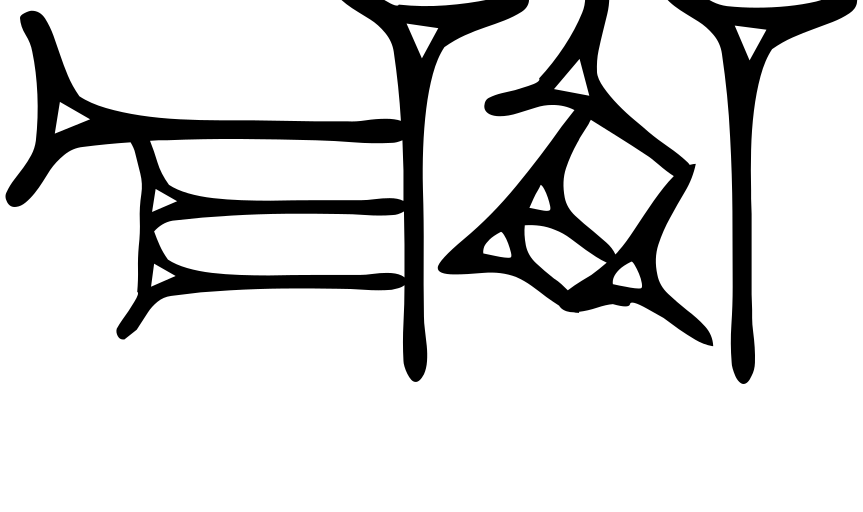
#> input picture prototypes/Esagil/0x120xx/0x12009.png, 863 x 512 px, found by its file name; its folder holds 3 pictures in this run
$ python traceWedges.py ../../prototypes/Esagil/0x120xx/0x12009.png
#> lines starting #> are read from the running program, lines starting #| are printed output that depends on the picture; after the words box and inside, x2 and y2 are one past the last pixel; in counts of white or black regions, pixels touching at a corner belong together
### protosnap_ext/esagil_skeletons/detectWedges.py
"""Flag signs whose form likely changed between fonts, to triage skeleton transfers.

The detector estimates how many wedge heads a glyph contains: wedge heads are the wide triangular
parts of the ink, so erasing everything thinner than a disk (morphological opening, with the disk
sized from the sign's own median stroke width) leaves roughly one blob per head. Absolute counts
are rough, but comparing the SAME detector on the source glyph and the new font's glyph of the
same sign cancels most per-sign bias, so a large count difference is a good hint that the sign's
wedge inventory changed between fonts -- exactly the transfers that need hand review.

Validated on the 148 signs that have skeletons in both Santakku and Assurbanipal: flagging
|difference| >= 2 catches 16 of the 20 signs whose true stroke count differs by >= 2, while
flagging 51 of 148 signs overall. Treat the output as a review shortlist, not ground truth, and
keep the transfer fit-quality metrics as a second net for the misses.

  python protosnap_ext/esagil_skeletons/detectWedges.py triage Esagil
      Writes data/fonts/fontTargets/Esagil_triage.csv, biggest suspected mismatches first.
  python protosnap_ext/esagil_skeletons/detectWedges.py calibrate
      Re-runs the Santakku-vs-Assurbanipal validation above (useful after tuning C_RADIUS).

Run from the repo root.
"""
import os
import sys
from pathlib import Path

import cv2
import numpy as np
import pandas as pd

sys.path.insert(0, str(Path(__file__).resolve().parents[2]))  # repo root, for src imports
from src.utils import crop_img  # noqa: E402

SOURCE_FONT = "Assurbanipal"
FONT_PERIOD = {"Esagil": "Neo-Babylonian", "Santakku": "Old Babylonian",
               "Assurbanipal": "Neo Assyrian", "Ullikummi": "Middle Hittite"}
IMG_SIZE = 512
PAD = 10
C_RADIUS = 1.5   # opening-disk radius, as a multiple of the sign's median stroke half-width
FLAG_AT = 2      # |count difference| at which a sign is flagged for review


def load_processed_glyph(path):
    """Load a glyph and process it like the pipeline does: crop margins, pad, resize to 512."""
    from PIL import Image, ImageOps
    img = Image.open(path).convert("L")
    img, *_ = crop_img(img, is_pil=True)
    img = ImageOps.expand(img, border=PAD, fill=255)
    return np.array(img.resize((IMG_SIZE, IMG_SIZE)))


# [10 lines left out: function count_wedge_heads, not called in this run]


def true_stroke_counts(font):
    return {fn.split("_")[0]: pd.read_csv(f"skeletons/{font}/{fn}")["label"].nunique()
            for fn in os.listdir(f"skeletons/{font}") if fn.endswith("_adf.csv")}


def glyph_path(font, hex_code):
    return f"prototypes/{font}/{hex_code[:5]}xx/{hex_code}.png"


# [65 lines left out: functions detect, gottstein_counts, triage, calibrate, not called in this run]


# [4 lines that do not run on import are left out]

### src/utils.py
import numpy as np
from PIL import Image
from torchvision.transforms import v2
import os

COLORS = ['red', 'blue', 'orange', 'green', 'purple', 'brown', 'pink', 'gray', 'olive', 'cyan']


def find_boundary(ar):
    # find indices of first and last "True" elements
    lar = list(ar)
    start = lar.index(True)
    end = len(lar) - lar[::-1].index(True)
    return start, end


def crop_img(img, is_pil=False):
    if is_pil:
        img = np.array(img)
    has_content = img != 255
    has_content_col = has_content.any(axis=0)
    has_content_row = has_content.any(axis=1)

    cs, ce = find_boundary(has_content_col)
    rs, re = find_boundary(has_content_row)

    if is_pil:
        return Image.fromarray(img[rs:re, cs:ce]), cs, ce, rs, re
    return img[rs:re, cs:ce], cs, ce, rs, re


# [12 lines left out: functions get_path_to_proto, get_proto_img, not called in this run]


def flatten(array_of_arrays):
    return [y for x in array_of_arrays for y in x]

### protosnap_ext/esagil_skeletons/traceWedges.py
"""PROTOTYPE: propose a skeleton for a glyph automatically -- no transfer, no annotation.

Pipeline per sign: detect wedge heads (morphological opening), fit a triangle to each head
(cv2.minEnclosingTriangle) for the three head keypoints, pick the apex corner (the one with ink
continuing beyond it), then extend the tail from the apex along the ink -- re-centering on the
stroke's ridge each step -- until the ink ends or another head begins. Two tails that run toward
each other along the same line (a shared tail) are truncated to meet halfway.

  python protosnap_ext/esagil_skeletons/traceWedges.py Esagil 0x1230b 0x12038 ...
      Writes a proposal image per sign to data/fonts/fontTargets/<font>_proposals/<hex>.png.
      With no hex codes given, processes every sign in data/fonts/fontTargets/<font>/.

Run from the repo root. This is a feasibility prototype: it draws proposals for review, it does
not yet write skeleton CSVs.
"""
import sys
from pathlib import Path

import cv2
import numpy as np

sys.path.insert(0, str(Path(__file__).resolve().parents[2]))
sys.path.insert(0, str(Path(__file__).resolve().parent))
from detectWedges import load_processed_glyph, glyph_path, C_RADIUS  # noqa: E402


def find_heads(ink, min_rel_size=0.5):
    """Opening blobs -> per-head (triangle corners, centroid, label map). The triangle is fitted
    only to the blob region around its widest point, so a surviving piece of tail cannot stretch
    it; blobs much narrower than the sign's dominant head (tail-end bulbs) are rejected."""
    dist = cv2.distanceTransform(ink, cv2.DIST_L2, 5)
    r = max(3, round(C_RADIUS * float(np.median(dist[ink > 0]))))
    kernel = cv2.getStructuringElement(cv2.MORPH_ELLIPSE, (2 * r + 1, 2 * r + 1))
    opened = cv2.morphologyEx(ink, cv2.MORPH_OPEN, kernel)
    n, labels, stats, centroids = cv2.connectedComponentsWithStats(opened)
    raw = []
    for i in range(1, n):
        if stats[i, cv2.CC_STAT_AREA] < r * r:
            continue
        blob = labels == i
        blob_dist = np.where(blob, dist, 0)
        peak = np.unravel_index(np.argmax(blob_dist), blob_dist.shape)
        raw.append((i, peak, blob_dist[peak]))
    if not raw:
        return [], labels, dist
    r_max = max(rh for _, _, rh in raw)
    heads = []
    ys, xs = np.mgrid[0:ink.shape[0], 0:ink.shape[1]]
    for i, (py, px), rh in raw:
        if rh < min_rel_size * r_max:
            continue  # much narrower than the dominant heads: likely a tail-end bulb
        near = (labels == i) & ((ys - py) ** 2 + (xs - px) ** 2 <= (2.2 * rh) ** 2)
        pts = np.argwhere(near)[:, ::-1].astype(np.float32)  # x, y
        _, tri = cv2.minEnclosingTriangle(pts.reshape(-1, 1, 2))
        heads.append({"corners": tri.reshape(3, 2), "centroid": np.array([px, py], float), "id": i})
    return heads, labels, dist


def ink_beyond(ink, corner, direction, probe=25):
    """How much ink lies along `direction` beyond this corner (to find the apex)."""
    steps = np.arange(3, probe)
    pts = corner[None, :] + steps[:, None] * direction[None, :]
    pts = np.round(pts).astype(int)
    valid = (pts[:, 0] >= 0) & (pts[:, 0] < ink.shape[1]) & (pts[:, 1] >= 0) & (pts[:, 1] < ink.shape[0])
    return ink[pts[valid, 1], pts[valid, 0]].sum()


def trace_tail(ink, dist, labels, head, step=2.0, halfwidth=6, max_steps=400):
    """Walk from the apex along the stroke ridge until the ink ends or another head begins."""
    corners, centroid = head["corners"], head["centroid"]
    dirs = [(c - centroid) / (np.linalg.norm(c - centroid) + 1e-6) for c in corners]
    scores = [ink_beyond(ink, c, d) for c, d in zip(corners, dirs)]
    apex_i = int(np.argmax(scores))
    apex, u = corners[apex_i], dirs[apex_i]

    pos = apex.copy()
    perp = np.array([-u[1], u[0]])
    for _ in range(max_steps):
        nxt = pos + u * step
        # re-center on the ridge of the distance transform, perpendicular to travel
        cands = nxt[None, :] + np.arange(-halfwidth, halfwidth + 1)[:, None] * perp[None, :]
        ci = np.round(cands).astype(int)
        ok = (ci[:, 0] >= 0) & (ci[:, 0] < ink.shape[1]) & (ci[:, 1] >= 0) & (ci[:, 1] < ink.shape[0])
        if not ok.any():
            break
        vals = np.where(ok, dist[ci[:, 1].clip(0, ink.shape[0] - 1), ci[:, 0].clip(0, ink.shape[1] - 1)], -1)
        best = int(np.argmax(vals))
        if vals[best] < 1.0:      # ran out of ink: the stroke ends here
            break
        newpos = cands[best]
        li = labels[int(round(newpos[1])), int(round(newpos[0]))]
        if li != 0 and li != head["id"]:
            break                 # ran into another wedge's head
        v = newpos - pos
        nv = np.linalg.norm(v)
        if nv > 1e-6:             # let the direction bend slightly with the stroke
            u = 0.85 * u + 0.15 * (v / nv)
            u /= np.linalg.norm(u)
            perp = np.array([-u[1], u[0]])
        pos = newpos
    return apex_i, pos


def meet_halfway(strokes, angle_cos=-0.9, lateral=12.0):
    """User's rule: two wedges whose tails run toward each other along one line share that line;
    truncate both tails to the midpoint between the two apexes."""
    for i in range(len(strokes)):
        for j in range(i + 1, len(strokes)):
            a, b = strokes[i], strokes[j]
            ua = (a["tail"] - a["apex"]); ub = (b["tail"] - b["apex"])
            na, nb = np.linalg.norm(ua), np.linalg.norm(ub)
            if na < 8 or nb < 8:
                continue
            ua, ub = ua / na, ub / nb
            if np.dot(ua, ub) > angle_cos:
                continue          # not opposing
            off = b["apex"] - a["apex"]
            if abs(np.cross(ua, off)) > lateral:
                continue          # not on the same line
            d = np.dot(off, ua)
            if d < 0 or np.dot(a["tail"] - a["apex"], ua) < d * 0.5:
                continue          # b is not ahead of a, or a's tail stops before halfway anyway
            mid = a["apex"] + ua * (d / 2)
            a["tail"], b["tail"] = mid.copy(), mid.copy()


def propose(gray):
    ink = np.uint8(gray < 128)
    heads, labels, dist = find_heads(ink)
    strokes = []
    for h in heads:
        apex_i, tail = trace_tail(ink, dist, labels, h)
        strokes.append({"corners": h["corners"], "apex": h["corners"][apex_i], "tail": tail})
    meet_halfway(strokes)
    return strokes


def draw(gray, strokes):
    img = cv2.cvtColor(gray, cv2.COLOR_GRAY2BGR)
    colors = [(60, 60, 230), (230, 130, 40), (40, 160, 40), (160, 40, 160),
              (30, 160, 220), (20, 90, 140), (140, 140, 20), (200, 40, 100)]
    for k, s in enumerate(strokes):
        c = colors[k % len(colors)]
        tri = np.round(s["corners"]).astype(int)
        cv2.polylines(img, [tri], True, c, 2)
        for p in tri:
            cv2.circle(img, tuple(p), 4, c, -1)
        cv2.line(img, tuple(np.round(s["apex"]).astype(int)), tuple(np.round(s["tail"]).astype(int)), c, 2)
        cv2.circle(img, tuple(np.round(s["tail"]).astype(int)), 5, c, 2)
    return img


def main(font, hexes):
    out_dir = Path("data/fonts/fontTargets") / f"{font}_proposals"
    out_dir.mkdir(parents=True, exist_ok=True)
    if not hexes:
        hexes = sorted(t.stem for t in Path("data/fonts/fontTargets", font).glob("0x*.png"))
        print(f"No signs given: proposing wedges for all {len(hexes)} signs in data/fonts/fontTargets/{font}")
    for hx in hexes:
        try:
            gray = load_processed_glyph(glyph_path(font, hx))
#> in crop_img, `has_content = img != 255`:
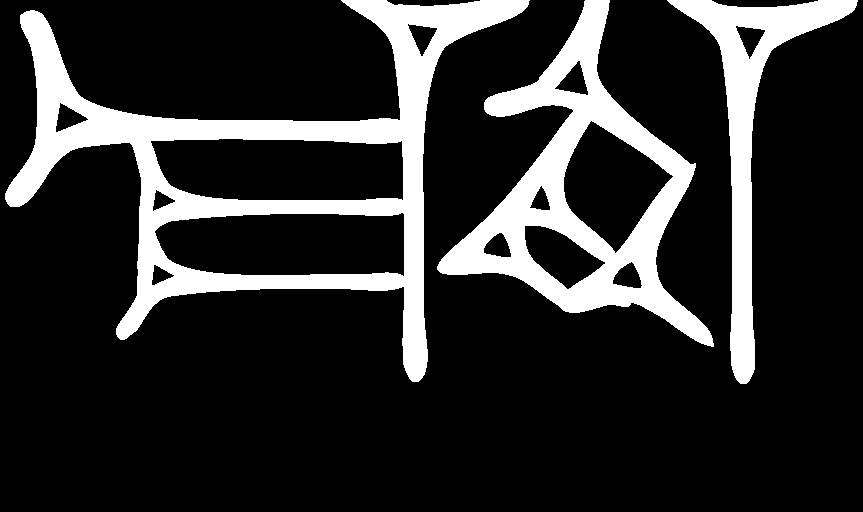
#> has_content: shape (512, 863) bool; 17.8% white; 3 white regions, box (x1, y1, x2, y2) and area: (5, 0, 530, 382) 39764, (437, 0, 714, 347) 25838, (667, 0, 858, 384) 13146
#> in find_boundary, `lar = list(ar)`: lar = 863 items, first 6: False, False, False, False, False, True
#> in find_boundary, `start = lar.index(True)`: start = 5
#> in find_boundary, `end = len(lar) - lar[::-1].index(True)`: end = 858
#> in crop_img, `cs, ce = find_boundary(has_content_col)`: cs = 5; ce = 858
#> in crop_img, `rs, re = find_boundary(has_content_row)`: rs = 0; re = 384
#> in load_processed_glyph, `img = ImageOps.expand(img, border=PAD, fill=255)`:
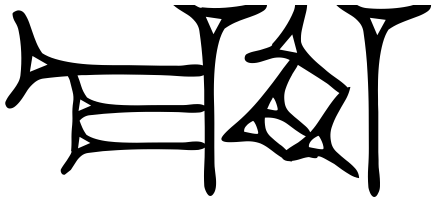
#> img: PIL image 873x404 L (shown at 1/2 size); min 0, max 255, mean 200.8
            strokes = propose(gray)
#> in find_heads, `dist = cv2.distanceTransform(ink, cv2.DIST_L2, 5)`:
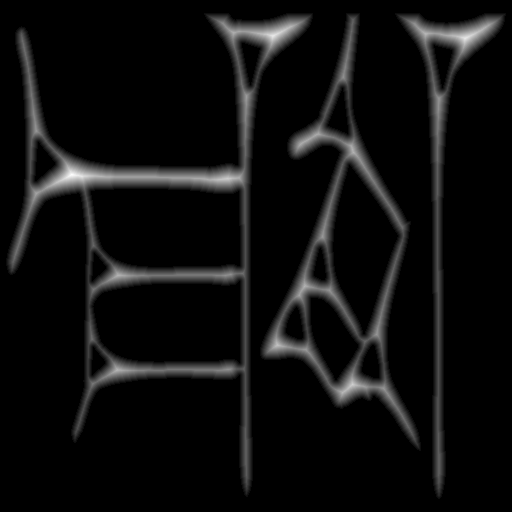
#> dist: shape (512, 512) float32; min 0, max 19.58, mean 1.08; drawn with min black and max white
#> in find_heads, `r = max(3, round(C_RADIUS * float(np.median(dist[ink > 0]))))`: r = 7
#> in find_heads, `n, labels, stats, centroids = cv2.connectedComponentsWithStats(opened)`:
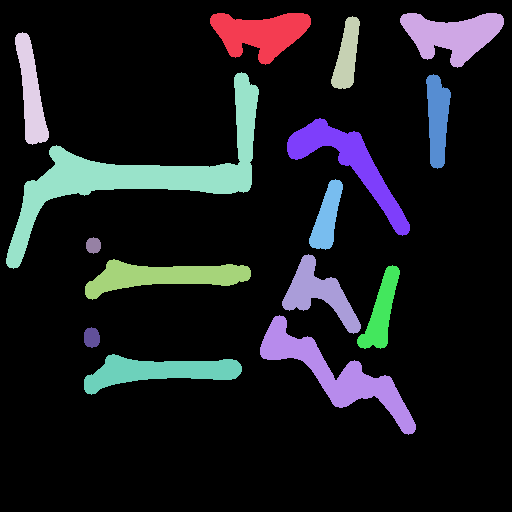
#> labels: shape (512, 512) int32; 16 distinct labels, from 0 to 15; one colour per label, 0 black
#> in find_heads, `n, labels, stats, centroids = cv2.connectedComponentsWithStats(opened)`: n = 16; stats = 16 rows, first 6: [0, 0, 512, 512, 221005], [210, 13, 101, 52, 3115], [400, 13, 104, 55, 3252], [331, 16, 29, 73, 1260], [15, 32, 34, 113, 1962], [6, 72, 253, 197, 9298]; centroids = 16 rows, first 8: [255.4, 265.3], [260.2, 33.14], [452, 34.68], [346.5, 55.27], [30.55, 92.22], [138.4, 173.3], [437.2, 118.8], [349.3, 163.7]
#> the loop in find_heads, `for i in range(1, n):` made 15 passes
#> peak on passes 1 to 8: (35, 273), (38, 465), (77, 343), (130, 36), (174, 71), (98, 438), (152, 353), (236, 322)
#> after the loop in find_heads, `for i in range(1, n):`:
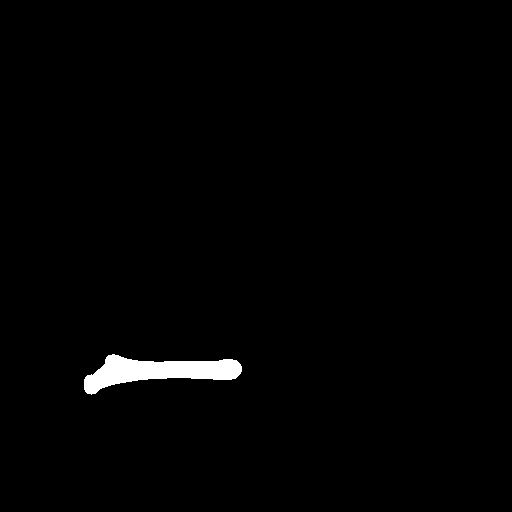
#> blob: shape (512, 512) bool; 1.2% white; 1 white region, box (x1, y1, x2, y2) and area: (84, 354, 242, 395) 3152
#> after the loop in find_heads, `for i in range(1, n):`: raw = 15 items
#> in find_heads, `r_max = max(rh for _, _, rh in raw)`: r_max = 19.58
#> the loop in find_heads, `for i, (py, px), rh in raw:` made 15 passes
#> (py, px, rh, tri) on passes 1 to 6: (35, 273, 17.79, [[250.1, 79.27], [333.6, 7.29], [223.9, 20.73]]), (38, 465, 17.79, [[441.9, 83.02], [527.3, 7.11], [416.1, 22.98]]), (77, 343, 11, [[327, 92.51], [364.3, 83.17], [345.7, 28.83]]), (130, 36, 11.59, [[24, 76.75], [24, 146.2], [60, 137.2]]), (174, 71, 19.58, [[52.85, 143.5], [8.83, 212.7], [154.8, 178.8]]), (98, 438, 11.2, [[424.5, 58.14], [429.1, 133.9], [462.9, 108.1]])
#> after the loop in find_heads, `for i, (py, px), rh in raw:`:
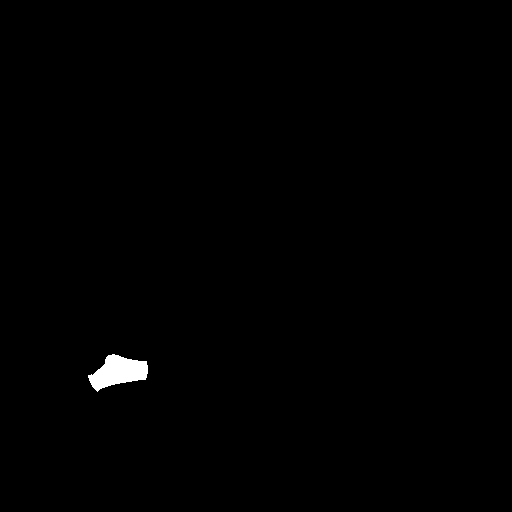
#> near: shape (512, 512) bool; 0.51% white; 1 white region, box (x1, y1, x2, y2) and area: (88, 354, 148, 392) 1332
#> after the loop in find_heads, `for i, (py, px), rh in raw:`: heads = 13 items
#> the loop in propose, `for h in heads:` made 13 passes
#> (corners in trace_tail, centroid in trace_tail, dirs in trace_tail, scores in trace_tail, apex_i, tail) on passes 1, 3: ([[250.1, 79.27], [333.6, 7.29], [223.9, 20.73]], [273, 35], [[-0.459, 0.888], [0.909, -0.416], [-0.96, -0.279]], [22, 0, 18], 0, [254.5, 83.8]), ([[327, 92.51], [364.3, 83.17], [345.7, 28.83]], [343, 77], [[-0.719, 0.695], [0.96, 0.278], [0.0559, -0.998]], [0, 0, 14], 2, [345.8, 12.89])
#> the loop in meet_halfway, `for i in range(len(strokes)):` made 13 passes
#> strokes = 13 items
        except (ValueError, FileNotFoundError) as e:
            print(f"{hx}: skipped ({e})")
            continue
        cv2.imwrite(str(out_dir / f"{hx}.png"), draw(gray, strokes))
#> the loop in draw, `for k, s in enumerate(strokes):` made 13 passes
#> (c, tri) on passes 1 to 8: ((60, 60, 230), [[250, 79], [334, 7], [224, 21]]), ((230, 130, 40), [[442, 83], [527, 7], [416, 23]]), ((40, 160, 40), [[327, 93], [364, 83], [346, 29]]), ((160, 40, 160), [[24, 77], [24, 146], [60, 137]]), ((30, 160, 220), [[53, 144], [9, 213], [155, 179]]), ((20, 90, 140), [[424, 58], [429, 134], [463, 108]]), ((140, 140, 20), [[318, 145], [396, 208], [350, 113]]), ((200, 40, 100), [[305, 247], [340, 251], [332, 179]])
#> after the loop in draw, `for k, s in enumerate(strokes):`:
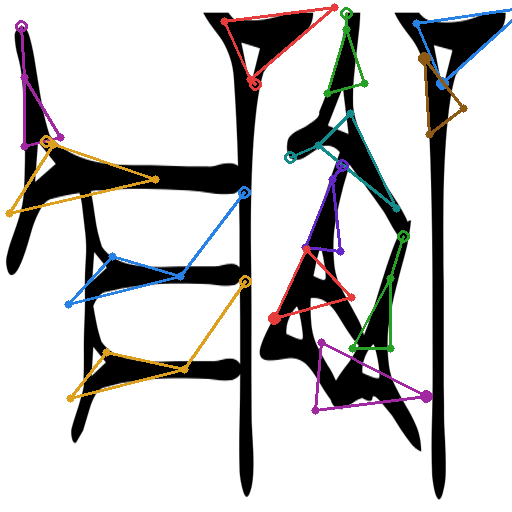
#> img: shape (512, 512, 3); mean B, G, R 200.1, 200.2, 201.2
        print(f"{hx}: {len(strokes)} wedges proposed -> {out_dir}/{hx}.png")
#| 0x12009: 13 wedges proposed -> data/fonts/fontTargets/../../prototypes/Esagil/0x120xx/0x12009.png_proposals/0x12009.png


if __name__ == "__main__":
    main(sys.argv[1], sys.argv[2:])
